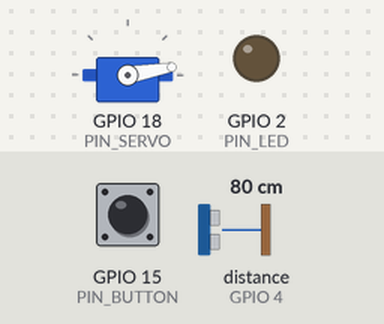
A sketch run on a simulated ESP32. On the bench: servo, output pins drawn as LEDs (lit = HIGH). Dashed ring = blinking. The inputs (shaded band) are chosen by the test bench; at power-on: GPIO 15 (PIN_BUTTON) HIGH, distance to the obstacle (sensor on GPIO 4) 80 cm. The echo pulse lasts 58.3 µs per cm; WiFi joins after 1.5 s; servers stay silent unless stated; uploads are accepted with an empty reply; pins used as bus, display or sensor lines are not drawn; what the sketch prints to the serial monitor is not drawn.

Above: at 4.6 s.
4.7 s: GPIO 15 (PIN_BUTTON) pulled LOW for 0.15 s
At 5.2 s:
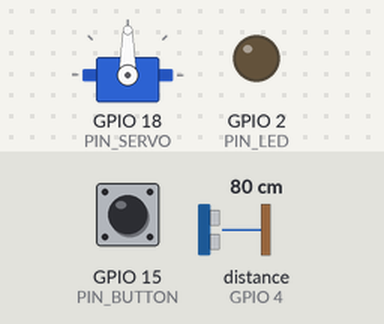
7.7 s: distance to the obstacle (sensor on GPIO 4) set to 12 cm
10.7 s: distance to the obstacle (sensor on GPIO 4) set to 9 cm
At 12.2 s:
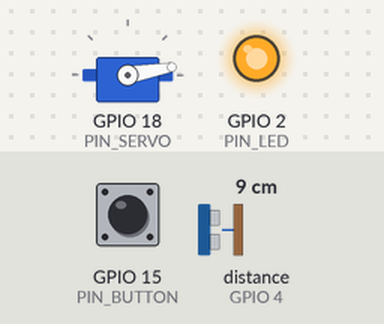
12.5 s: GPIO 15 (PIN_BUTTON) pulled LOW for 1 s
At 13.7 s:
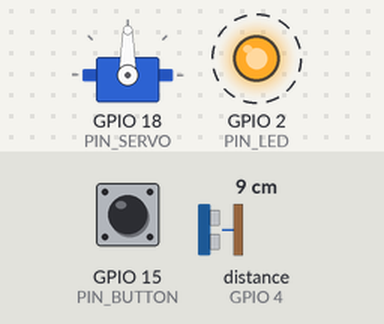
Timing chart, 0 to 17.5 s (numbered marks = the images above; inputs shaded):
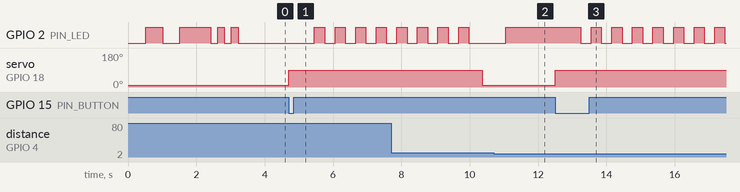

Measured:
- the behaviour switches between 11 and 10 cm on distance to the obstacle (sensor on GPIO 4) (found by bisection; images 1 and 2)
- after the input at 4.7 s, GPIO 2 (PIN_LED): alternates HIGH for 0.30 s and LOW for 0.30 s, starting after 0.75 s; servo on GPIO 18 (PIN_SERVO): 10° → 90° at once
- after the input at 12.5 s, GPIO 2 (PIN_LED): alternates HIGH for 0.30 s and LOW for 0.30 s, starting after 0.75 s; servo on GPIO 18 (PIN_SERVO): 10° → 90° at once

The sketch:

parking_system.ino
```cpp
/*
 * ============================================================
 * SISTEMA DE ESTACIONAMIENTO AUTOMÁTICO
 * Firmware para ESP32
 *
 * Componentes:
 *   - Servomotor (barrera)      → GPIO 18
 *   - HC-SR04 TRIG              → GPIO 5
 *   - HC-SR04 ECHO              → GPIO 4
 *   - Pulsador de override      → GPIO 15 (con pull-up interno)
 *   - LED indicador (opcional)  → GPIO 2 (LED interno ESP32)
 *
 * Librerías requeridas (instalar en Arduino IDE):
 *   - ESP32Servo   (búscala en Library Manager)
 *   - HTTPClient   (incluida con ESP32)
 *   - ArduinoJson  (v7.x, buscar en Library Manager)
 *
 * ============================================================
 */

#include <ArduinoJson.h>
#include <ESP32Servo.h>
#include <HTTPClient.h>
#include <WiFi.h>
#include <WiFiClientSecure.h>
#include <esp_wifi.h>
#if __has_include("esp_eap_client.h")
#include "esp_eap_client.h" // ESP32 Core v3.x+ (Elimina el aviso deprecated)
#else
#include "esp_wpa2.h"       // ESP32 Core v2.x
#endif

// ============================================================
// CONFIGURACIÓN DE RED WIFI (Elige Normal o Universitaria)
// ============================================================
// Descomenta (quita las //) de la siguiente línea si vas a usar WiFi de Universidad con Usuario/Contraseña:
#define WIFI_UNIVERSIDAD

#ifdef WIFI_UNIVERSIDAD
  const char *WIFI_SSID    = "UCE";       // Nombre de la red WiFi de la universidad
  const char *EAP_IDENTITY = "ceduque@uce.edu.ec";     // Identidad anónima o correo institucional
  const char *EAP_USERNAME = "ceduque";                // Tu usuario institucional
  const char *EAP_PASSWORD = "cedm2022*";          // Contraseña del correo/universidad
#else
  const char *WIFI_SSID     = "Galaxy A316AF9";        // Nombre de tu red WiFi normal
  const char *WIFI_PASSWORD = "lufx0428";              // Contraseña de tu red WiFi normal
#endif

// URL de tu servidor en Vercel (Internet)
const char *SERVER_URL = "https://webestacionamiento-six.vercel.app";

// API Key (debe coincidir con ESP32_API_KEY en las variables de entorno de
// Vercel)
const char *API_KEY = "clinica2026";

// ============================================================
// PINES
// ============================================================
#define PIN_SERVO 18          // Señal PWM del servomotor
#define PIN_ULTRASONIC_TRIG 5 // Trigger del HC-SR04
#define PIN_ULTRASONIC_ECHO 4 // Echo del HC-SR04
#define PIN_BUTTON 15         // Pulsador de override manual
#define PIN_LED 2             // LED indicador (LED interno ESP32)

// ============================================================
// PARÁMETROS DEL SISTEMA
// ============================================================
// CONFIGURACIÓN PARA SERVO (180 Grados Estándar)
#define SERVO_OPEN_ANGLE 90  // Ángulo exacto para barrera abierta
#define SERVO_CLOSE_ANGLE 10 // Ángulo exacto para barrera cerrada

#define GATE_OPEN_TIME                                                         \
  5000 // Tiempo que permanece abierta la barrera (ms) = 10 segundos
#define OBSTACLE_DISTANCE                                                      \
  10 // Distancia en cm para considerar que hay un auto (0 a 10cm = hay auto)
#define POLL_INTERVAL 1000   // Intervalo de polling a la API (ms)
#define ULTRASONIC_SAMPLES 3 // Número de mediciones para promediar

// ============================================================
// VARIABLES GLOBALES
// ============================================================
Servo barrierServo;
bool gateIsOpen = false;
unsigned long gateOpenedAt = 0;
unsigned long lastPollTime = 0;
int buttonLastState = HIGH;

// ============================================================
// SETUP
// ============================================================
void setup() {
  Serial.begin(115200);
  Serial.println("\n============================================");
  Serial.println("  Sistema de Estacionamiento - ESP32");
  Serial.println("============================================\n");

  // Configurar pines
  pinMode(PIN_ULTRASONIC_TRIG, OUTPUT);
  pinMode(PIN_ULTRASONIC_ECHO, INPUT);
  pinMode(PIN_BUTTON, INPUT_PULLUP); // Pull-up interno: LOW cuando se presiona
  pinMode(PIN_LED, OUTPUT);

  // Conectar WiFi PRIMERO antes de intentar enviar peticiones HTTP
  connectWiFi();

  // Inicializar servo
  barrierServo.attach(PIN_SERVO, 500, 2400);
  closeGate(); // Asegurarse que la barrera esté cerrada al inicio

  // Parpadeo inicial del LED
  for (int i = 0; i < 3; i++) {
    digitalWrite(PIN_LED, HIGH);
    delay(200);
    digitalWrite(PIN_LED, LOW);
    delay(200);
  }
}

// ============================================================
// LOOP PRINCIPAL
// ============================================================
void loop() {
  // 1. Verificar conexión WiFi
  if (WiFi.status() != WL_CONNECTED) {
    Serial.println("[WIFI] Conexión perdida, reconectando...");
    connectWiFi();
    return;
  }

  // 2. Verificar pulsador de override manual
  int buttonState = digitalRead(PIN_BUTTON);
  if (buttonState == LOW && buttonLastState == HIGH) {
    // Botón presionado (flanco descendente)
    Serial.println("[BUTTON] Pulsador presionado → Apertura manual");
    if (!gateIsOpen) {
      openGate("pulsador");
    }
    delay(50); // Debounce
  }
  buttonLastState = buttonState;

  // 3. Si la barrera está abierta, manejar la lógica de cierre
  if (gateIsOpen) {
    manageOpenGate();
    return;
  }

  // 4. Polling a la API (solo si la barrera está cerrada)
  unsigned long now = millis();
  if (now - lastPollTime >= POLL_INTERVAL) {
    lastPollTime = now;
    pollGateStatus();
  }
}

// ============================================================
// CONECTAR WIFI
// ============================================================
void connectWiFi() {
  Serial.printf("[WIFI] Conectando a %s...\n", WIFI_SSID);
  WiFi.disconnect(true);
  WiFi.mode(WIFI_STA);

#ifdef WIFI_UNIVERSIDAD
  Serial.println("[WIFI] Configurando autenticación WPA2 Enterprise (Universidad)...");

  // Si EAP_IDENTITY está vacío "", usamos EAP_USERNAME por defecto (vital en servidores RADIUS universitarios como UCE)
  const char* id_to_use = (strlen(EAP_IDENTITY) > 0) ? EAP_IDENTITY : EAP_USERNAME;

#if __has_include("esp_eap_client.h")
  esp_eap_client_clear_identity();
  esp_eap_client_set_identity((uint8_t *)id_to_use, strlen(id_to_use));
  esp_eap_client_set_username((uint8_t *)EAP_USERNAME, strlen(EAP_USERNAME));
  esp_eap_client_set_password((uint8_t *)EAP_PASSWORD, strlen(EAP_PASSWORD));
  esp_wifi_sta_enterprise_enable();
#else
  esp_wifi_sta_wpa2_ent_clear_identity();
  esp_wifi_sta_wpa2_ent_set_identity((uint8_t *)id_to_use, strlen(id_to_use));
  esp_wifi_sta_wpa2_ent_set_username((uint8_t *)EAP_USERNAME, strlen(EAP_USERNAME));
  esp_wifi_sta_wpa2_ent_set_password((uint8_t *)EAP_PASSWORD, strlen(EAP_PASSWORD));
  esp_wifi_sta_wpa2_ent_enable();
#endif

  WiFi.begin(WIFI_SSID);
#else
  WiFi.begin(WIFI_SSID, WIFI_PASSWORD);
#endif

  int attempts = 0;
  // Las redes universitarias (802.1X RADIUS) tardan más en negociar los certificados, damos 25 segundos (50 intentos)
  while (WiFi.status() != WL_CONNECTED && attempts < 50) {
    delay(500);
    Serial.print(".");
    attempts++;
    digitalWrite(PIN_LED, !digitalRead(PIN_LED));
  }

  if (WiFi.status() == WL_CONNECTED) {
    Serial.println("\n[WIFI] ✓ Conectado!");
    Serial.printf("[WIFI] IP: %s\n", WiFi.localIP().toString().c_str());
    digitalWrite(PIN_LED, HIGH); // LED encendido = conectado
  } else {
    Serial.println("\n[WIFI] ✗ Error al conectar. Reiniciando en 5s...");
    delay(5000);
    ESP.restart();
  }
}

// ============================================================
// POLLING A LA API DE VERCEL
// ============================================================
void pollGateStatus() {
  String serverStr = String(SERVER_URL);
  if (serverStr.endsWith("/")) {
    serverStr = serverStr.substring(0, serverStr.length() - 1);
  }
  String url = serverStr + "/api/gate-status";

  WiFiClientSecure client;
  client.setInsecure(); // Permitir HTTPS sin certificado fijo
  HTTPClient http;

  http.setFollowRedirects(HTTPC_STRICT_FOLLOW_REDIRECTS);
  http.begin(client, url);
  http.addHeader("x-api-key", API_KEY);
  http.setTimeout(8000);

  int httpCode = http.GET();

  if (httpCode == HTTP_CODE_OK) {
    String payload = http.getString();

    // Parsear JSON
    JsonDocument doc;
    DeserializationError error = deserializeJson(doc, payload);

    if (!error) {
      bool shouldOpen = doc["open"].as<bool>();
      const char *placa = doc["placa"] | "";

      if (shouldOpen) {
        Serial.printf("[API] Barrera debe abrirse — Placa: %s\n", placa);
        openGate("camara");
      } else {
        Serial.println("[API] Barrera cerrada — sin vehículo autorizado");
      }
    } else {
      Serial.printf("[API] Error parseando JSON: %s\n", error.c_str());
    }
  } else if (httpCode == 401) {
    Serial.println("[API] Error 401: API Key incorrecta");
  } else {
    Serial.printf("[API] Error HTTP GET: %d\n", httpCode);
  }

  http.end();
}

// ============================================================
// ABRIR LA BARRERA
// ============================================================
void openGate(String method) {
  Serial.println("[GATE] 🔓 Abriendo barrera...");

  // Servo 180: Ir al ángulo exacto
  barrierServo.attach(PIN_SERVO, 500, 2400);
  barrierServo.write(SERVO_OPEN_ANGLE);
  delay(500); // Darle medio segundo para llegar a la posición

  gateIsOpen = true;
  gateOpenedAt = millis();

  // Notificar al servidor que la barrera fue abierta manualmente o por cámara
  notifyGateStatus("open", method);

  // Encender LED con parpadeo
  Serial.printf("[GATE] Barrera abierta por %d segundos\n",
                GATE_OPEN_TIME / 1000);
}

// ============================================================
// CERRAR LA BARRERA
// ============================================================
void closeGate() {
  Serial.println("[GATE] 🔒 Cerrando barrera...");

  // Servo 180: Ir al ángulo exacto
  barrierServo.attach(PIN_SERVO, 500, 2400);
  barrierServo.write(SERVO_CLOSE_ANGLE);
  delay(500); // Darle medio segundo para llegar a la posición

  gateIsOpen = false;

  // Notificar al servidor que la barrera fue cerrada
  notifyGateStatus("closed", "sensor");

  digitalWrite(PIN_LED, HIGH); // LED fijo = normal
  Serial.println("[GATE] Barrera cerrada correctamente");
}

// ============================================================
// MANEJO DE BARRERA ABIERTA
// Verificar tiempo y sensor ultrasónico
// ============================================================
void manageOpenGate() {
  // Parpadeo del LED mientras está abierta
  static unsigned long lastLedBlink = 0;
  if (millis() - lastLedBlink > 300) {
    digitalWrite(PIN_LED, !digitalRead(PIN_LED));
    lastLedBlink = millis();
  }

  // ¿Ya pasaron los 10 segundos?
  unsigned long elapsed = millis() - gateOpenedAt;
  if (elapsed >= GATE_OPEN_TIME) {
    Serial.println("[GATE] Tiempo cumplido. Verificando si hay auto...");

    float distance = measureDistance();
    Serial.printf("[SENSOR] Distancia medida: %.1f cm\n", distance);

    if (distance <= OBSTACLE_DISTANCE && distance > 0) {
      // HAY AUTO EN LA MITAD — NO CERRAR
      Serial.printf("[SENSOR] ⚠️  Auto detectado a %.1f cm — Manteniendo "
                    "barrera abierta\n",
                    distance);
      // Reiniciar temporizador para volver a verificar en 2 segundos
      gateOpenedAt = millis() - (GATE_OPEN_TIME - 2000);
    } else {
      // CAMINO LIBRE — CERRAR
      Serial.println("[SENSOR] ✓ Camino libre — Cerrando barrera");
      closeGate();
    }
  }
}

// ============================================================
// MEDIR DISTANCIA CON HC-SR04
// Retorna distancia en cm (-1 si error)
// ============================================================
float measureDistance() {
  float totalDistance = 0;
  int validReadings = 0;

  for (int i = 0; i < ULTRASONIC_SAMPLES; i++) {
    // Enviar pulso de 10µs
    digitalWrite(PIN_ULTRASONIC_TRIG, LOW);
    delayMicroseconds(2);
    digitalWrite(PIN_ULTRASONIC_TRIG, HIGH);
    delayMicroseconds(10);
    digitalWrite(PIN_ULTRASONIC_TRIG, LOW);

    // Medir duración del echo
    long duration = pulseIn(PIN_ULTRASONIC_ECHO, HIGH, 30000); // Timeout 30ms

    if (duration > 0) {
      float distance = (duration * 0.0343) / 2; // cm
      if (distance > 0 && distance < 400) {     // Rango válido: 0-400 cm
        totalDistance += distance;
        validReadings++;
      }
    }

    delay(50); // Pequeña pausa entre mediciones
  }

  if (validReadings == 0)
    return -1.0; // Error de lectura
  return totalDistance / validReadings;
}

// ============================================================
// NOTIFICAR AL SERVIDOR EL ESTADO DE LA BARRERA
// ============================================================
void notifyGateStatus(String status, String method) {
  if (WiFi.status() != WL_CONNECTED) {
    Serial.println("[API] No se pudo notificar estado, WiFi desconectado");
    return;
  }

  String serverStr = String(SERVER_URL);
  if (serverStr.endsWith("/")) {
    serverStr = serverStr.substring(0, serverStr.length() - 1);
  }
  String url = serverStr + "/api/gate-status";

  WiFiClientSecure client;
  client.setInsecure(); // Permitir HTTPS sin certificado fijo
  HTTPClient http;

  http.setFollowRedirects(HTTPC_STRICT_FOLLOW_REDIRECTS);
  http.begin(client, url);
  http.addHeader("Content-Type", "application/json");
  http.addHeader("x-api-key", API_KEY);
  http.setTimeout(8000);

  // Crear JSON a mano para máxima eficiencia
  String payload =
      "{\"status\":\"" + status + "\",\"method\":\"" + method + "\"}";
  int httpCode = http.POST(payload);

  if (httpCode == HTTP_CODE_OK) {
    Serial.printf("[API] ✓ Servidor notificado: barrera %s\n", status.c_str());
  } else {
    Serial.printf("[API] Error notificando estado HTTP POST: %d\n", httpCode);
  }

  http.end();
}
```
